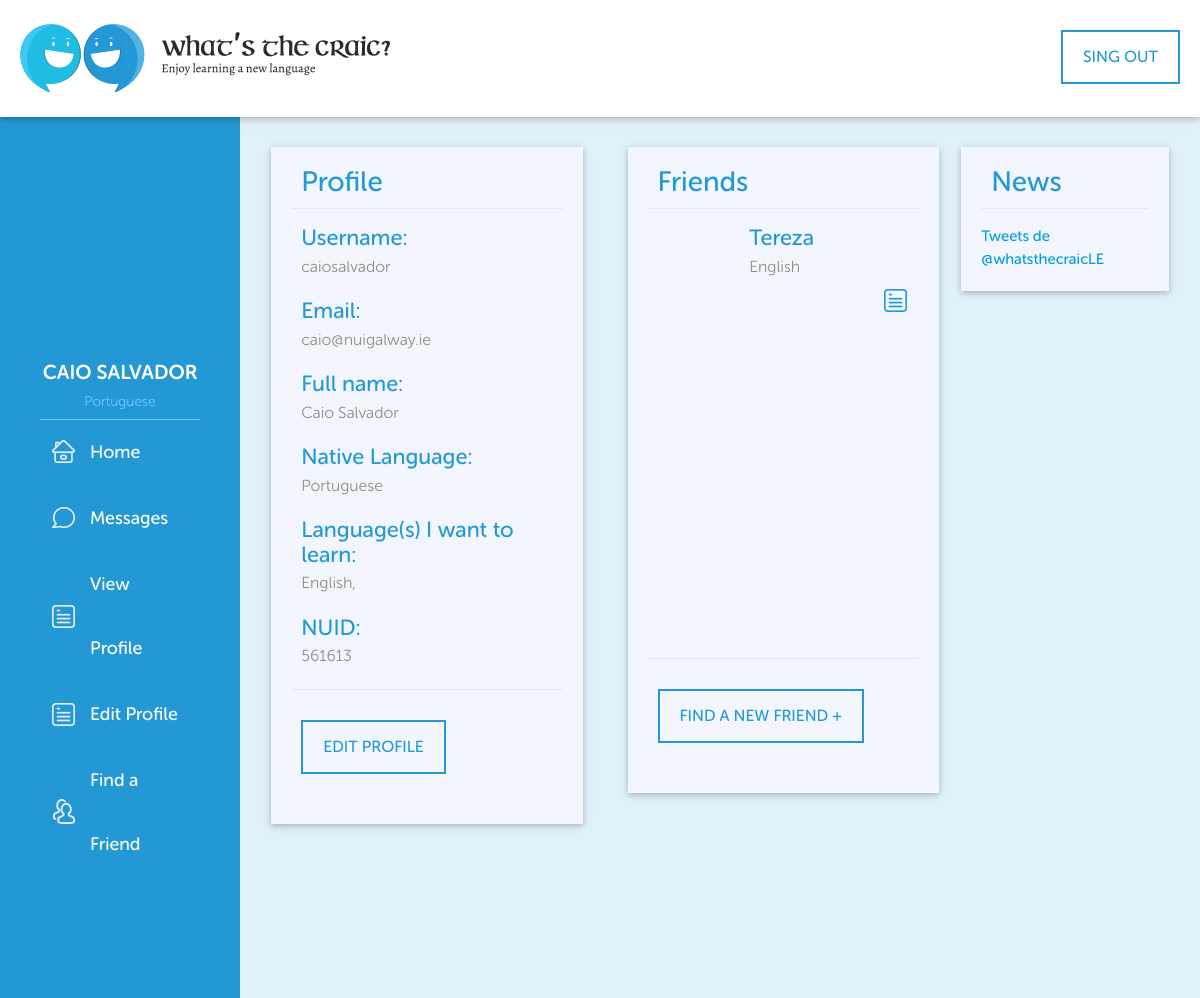
The page /dashboard/ (signed in) on the database as committed earlier.
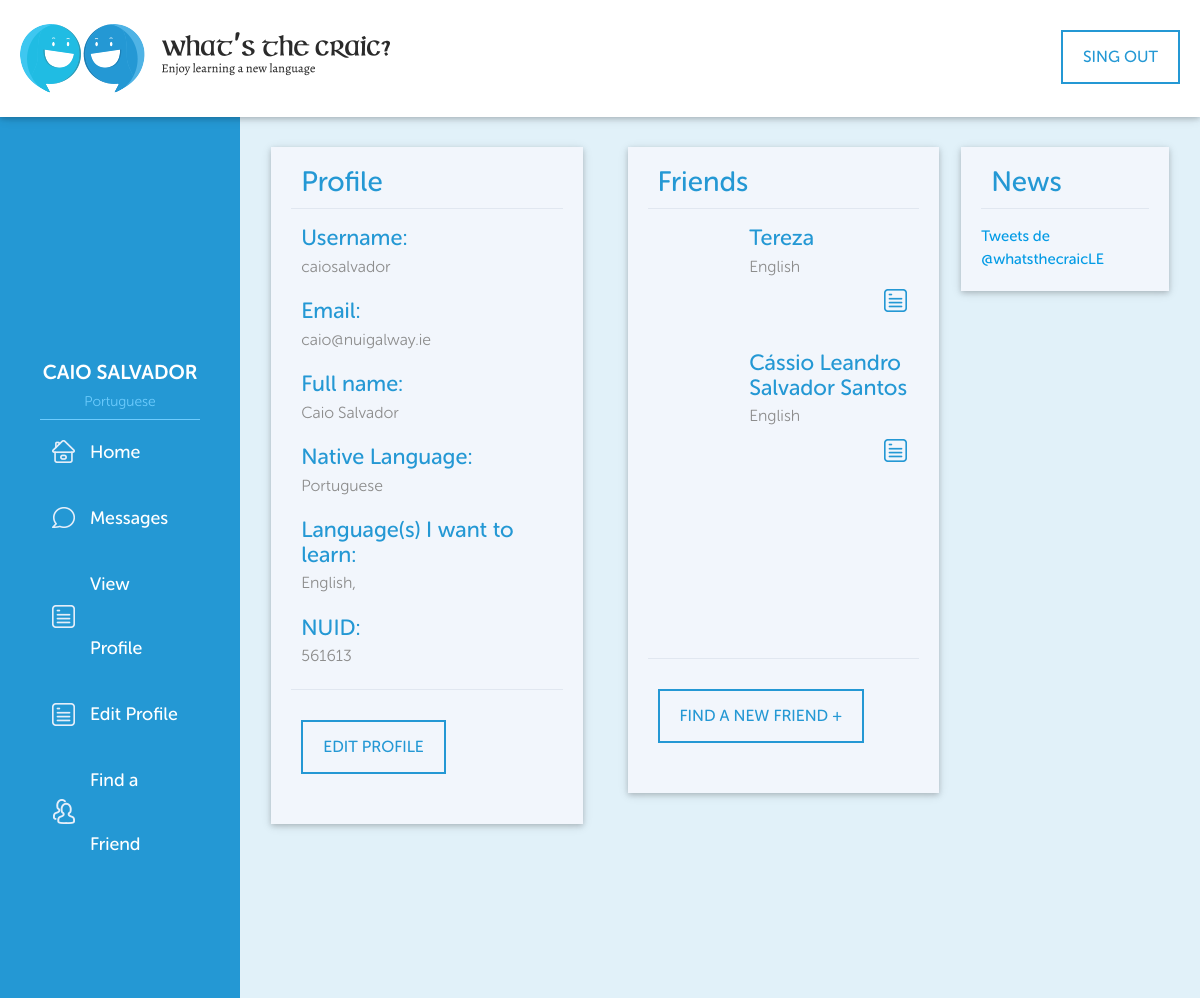
The same page on the database as committed later.
### profiles/models.py (models this page shows, shortened)
class Profile(models.Model):
	user = models.OneToOneField(settings.AUTH_USER_MODEL)
	name = models.CharField(max_length=100)
	email = models.EmailField(max_length=100, unique=True)
	nui_id = models.IntegerField(unique=True)
	staff = models.BooleanField(default=False)
	native = models.ForeignKey(Language)
	learning = models.ManyToManyField(Language, related_name="profile_languages")
	about = models.TextField(null=True)
	picture = models.ImageField(
		blank=True,
		null=True,
		upload_to=download_media_location
		) #, storage=FileSystemStorage(location=settings.PROTECTED_ROOT)
	def find_friendships_requests(self):
		friendships_requests = Friendship.objects.filter(to_user=self, status=False)
		return friendships_requests
	def get_friends(self):
		friends = set()
		friendships = Friendship.objects.filter((Q(from_user=self) | Q(to_user=self)) & Q(status=True))
		if(friendships):
			for friendship in friendships:
				if friendship.from_user == self:
					friends.add(friendship.to_user)
				else:
					friends.add(friendship.from_user)
		return friends
	def get_new_messages_count(self):
		count = Message.objects.filter(to_user=self, visualized=False).count()
		return count

### languages/models.py (models this page shows)
class Language(models.Model):
	name = models.CharField(max_length=100)
	code = models.CharField(max_length=10)
	flag = models.ImageField(
		blank=True,
		null=True,
		upload_to=download_media_location
		) #, storage=FileSystemStorage(location=settings.PROTECTED_ROOT)
	def __str__(self): #def __unicode__(self):
		return self.name

### whats_the_craic/views.py (the view)
# urls.py: url(r'^dashboard/$', login_required(DashboardView.as_view()), name='dashboard'),
class DashboardView(SuccessMessageMixin, TemplateView):
	template_name = "dashboard.html"
	def get_context_data(self, **kwargs):
		context = super(DashboardView, self).get_context_data(**kwargs)
		user = self.request.user
		profile = Profile.objects.get(user=self.request.user)
		friendships_requests = profile.find_friendships_requests()
		friends = profile.get_friends()
		new_messages_count = profile.get_new_messages_count()
		context["profile"] = profile
		context["friendships_requests"] = friendships_requests
		context["friends"] = friends
		context["new_messages_count"] = new_messages_count
		context["site_name"] = 	"What's the Craic?"
		context["title"] = 	""
		context["submit_btn"] = ""
		return context

### templates/dashboard.html (shortened to what this page needs)
{% extends "base.html" %}
{% load staticfiles %}
{% block content %}
{% include "header-dash.html" %}
        <div class="wrarp">
            <div class="row">
                <div class="col l9 m12 s12">
                    <div class="row">
                        <div class="col m6 s12">
                            <div class="profile box z-depth-1">
                                <h3 class="title-section">Profile</h3>
                                <div class="infos-profile">
                                    <h4>Username:</h4>
                                    <p>{{ user.username }}</p>
                                    <h4>Email:</h4>
                                    <p>{{ profile.email }}</p>
                                    <h4>Full name:</h4>
                                    <p>{{ profile.name }}</p>
                                    <h4>Native Language:</h4>
                                    <p>{{ profile.native }}</p>
                                    <h4>Language(s) I want to learn:</h4>
                                    <p>
                                    {% for language in profile.learning.all %}
                                        {{ language.name }},
                                    {% endfor %}</p>
                                    <h4>NUID:</h4>
                                    <p>{{ profile.nui_id }}</p>
                                </div>
                                <div class="cont-btn">
                                    <a href="{% url 'profiles:update' profile.id %}" class="btn-edit">EDIT PROFILE</a>
                                </div>
                            </div>
                        </div>
                        <div class="col m6 s12">
                            <div class="friends box z-depth-1">
                                <h3 class="title-section">Friends</h3>
                                <div class="cont-friends">
                                    {% if friends %}
                                        {% for friend in friends %}
                                        <div class="friend">
                                            <div class="row">
                                                <div class="col m4 s5">
                                                    {% if friend.picture %}
                                                    <a href="{% url 'profiles:view' friend.id %}">
                                                    <div class="img-friend" style="background-image: url({{ friend.picture.url }})">
                                                    </div>
                                                    </a>
                                                    {% else%}
                                                    <a href="{% url 'profiles:view' friend.id %}">
                                                    <div class="img-friend" style="background-image: url({% static "img/no-image.png" %})">
                                                    </div>
                                                    </a>
                                                    {% endif %}
                                                </div>
                                                <div class="col m8 s7">
                                                    <h4><a href="{% url 'profiles:view' friend.id %}">{{ friend.name}} </a></h4>
                                                    <p>{{ friend.native }}</p>
                                                    <a href="{% url 'profiles:view' friend.id %}"><img class="icon-view-friend" title="View Profile" src="{% static "img/icon-view2.png" %}" alt=""></a>
                                                </div>
                                            </div>
                                        </div>
                                        {% endfor%}
                                    {% endif %}
                                </div>
                                <div class="cont-btn">
                                    <a href="{% url 'profiles:findfriends'%}" class="btn-edit">FIND A NEW FRIEND  +</a>
                                </div>
                            </div>
                        </div>
                    </div>
                </div>
                <div class="col l3 m12 s12">
                    <div class="news box z-depth-1">
                        <h3 class="title-section">News</h3>
                        <div class="cont-news">
                            <div class="tt">
                                <a class="twitter-timeline" href="https://twitter.com/whatsthecraicLE" data-widget-id="725038265099784193">Tweets de @whatsthecraicLE</a>
                            </div>
                        </div>
                    </div>
                </div>
            </div>
        </div>
    </main>
{% endblock content %}

### templates/base.html
{% include "header.html" %}
		{% block content %}
		{% endblock content %}
{% include "footer.html" %}

### templates/header.html (shortened to what this page needs)
{% load staticfiles %}
<!DOCTYPE html>
<html lang="pt_BR">
    <head>
        <link type="text/css" rel="stylesheet" href="{% static "materialize/css/materialize.css" %}"  media="screen,projection"/>
        <link rel="stylesheet" href="{% static "js/owl-carousel/owl.carousel.css"%}">
        <link rel="stylesheet" href="{% static "js/owl-carousel/owl.theme.css"%}">
        <link rel="stylesheet" href="{% static "css/nivo-slider.css"%}" />
        <link rel="stylesheet" href="{% static "css/default/default.css"%}" />
        <link rel="stylesheet" media="screen" href="{% static "css/style-dash.css"%}">
    </head>
    <body>

### templates/header-dash.html (shortened to what this page needs)
{% load staticfiles %}
<header id="dashboard" class="z-depth-1">
    <h1 class="logo"><a href="{% url 'dashboard' %}">Whats the Craic - Enjoy learning a new language</a></h1>
    <div class="buttons">
        <a href="{% url 'logout' %}">SING OUT</a>
    </div>
</header>
<main>
<section id="sidebar">
    <div class="cont-side">
        {% if profile.picture %}
            <div class="img-profile">
            </div>
        {% endif%}
        <h3>{{ profile.name }}</h3>
        <h5>{{ profile.native }}</h5>
        <div class="cont-nav-side">
            <nav>
                <ul>
                    <li><a href="{% url 'dashboard' %}" class="icon-home">Home</a></li>
                    {% if new_messages_count > 0 %}
                        <li><a href="{% url 'profiles:inbox' %}" class="icon-message">Messages <span>{{new_messages_count}}</span></a></li>
                    {% else %}
                        <li><a href="{% url 'profiles:inbox' %}" class="icon-message">Messages</a></li>
                    {% endif %}
                    <li><a href="{% url 'profiles:view' profile.id %}" class="icon-view">View Profile</a></li>
                    <li><a href="{% url 'profiles:update' profile.id %}" class="icon-edit">Edit Profile</a></li>
                    <li><a href="{% url 'profiles:findfriends'%}" class="icon-friend">Find a Friend</a></li>
                </ul>
            </nav>
        </div>
    </div>
</section>

### templates/footer.html (shortened to what this page needs)
{% load staticfiles %}
    </body>
</html>

Rows that differ between the two databases and show on the page:
added Profile: name "Cássio Leandro Salvador Santos", native "English"
